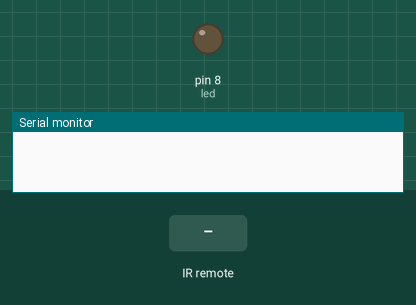
This sketch was run on a simulated Arduino Uno, built with avr-gcc and run on an emulated ATmega328P. Parts: output pins drawn as LEDs (lit = HIGH), the last lines printed to the serial monitor. Inputs (shaded band) come from the test bench.

Above: at 1.2 s.
1.3 s: infrared code 0x3DDA25 received
At 2.5 s:
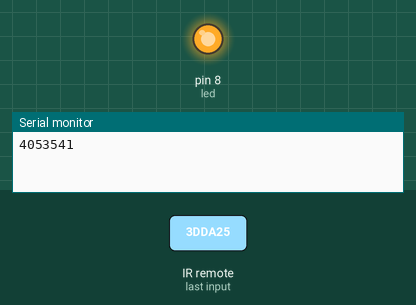
Timing chart, 0 to 4.3 s (numbered marks = the images above; inputs shaded):
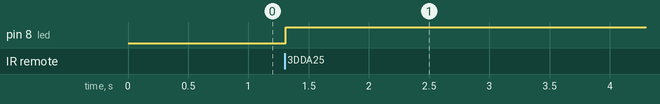

The sketch:

Remote_Decode.ino
```cpp
#include <IRremote.h>

int IRpin = 12;
IRrecv irrecv(IRpin);
decode_results results;
int led =8;


void setup()
{
  Serial.begin(9600);
  irrecv.enableIRIn(); // Start the receiver
  pinMode(led,OUTPUT);
}
void loop()

{
  if (irrecv.decode(&results))
    {
     Serial.println(results.value); // Print the Serial 'results.value'
      delay(10);
      if(results.value==4053541){
      digitalWrite(led,HIGH);
      }


     irrecv.resume();   // Receive the next value
    }
}
```

Measured:
- after the input at 1.3 s, pin 8 (led): LOW → HIGH at once
